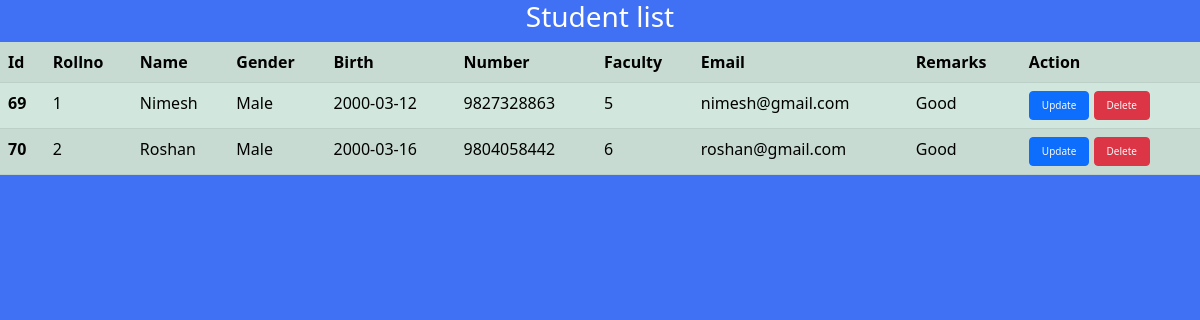
The page /faculty.php on the database its author committed.
### tables this page shows
CREATE TABLE `students` (
  `id` int(20) NOT NULL,
  `rollno` int(20) NOT NULL,
  `name` varchar(25) NOT NULL,
  `gname` varchar(20) NOT NULL,
  `gender` varchar(20) NOT NULL,
  `birth` date NOT NULL,
  `number` varchar(15) NOT NULL,
  `faculty` int(11) NOT NULL,
  `assignment` varchar(20) NOT NULL,
  `attendance` varchar(20) NOT NULL,
  `email` varchar(25) NOT NULL,
  `password` varchar(25) NOT NULL,
  `remark` varchar(255) NOT NULL,
  `pdf1` varchar(255) NOT NULL,
  `pdf` varchar(255) NOT NULL
);

### faculty.php (the view, shortened to what this page needs)
<?php
include 'connect.php';
?>
<!doctype html>
<html lang="en">
  <head>
    <link href="https://cdn.jsdelivr.net/npm/bootstrap@5.1.3/dist/css/bootstrap.min.css" rel="stylesheet">
  </head>
  <body style="background:#4070f4;">
  <h3 style="text-align:center;align-items:center;color:white;">Student list</h3>
  <table class="table table-success table-striped">
  <tr >
      <th>Id</th>
      <th>Rollno</th>
      <th>Name</th>
      <th>Gender</th>
      <th>Birth</th>
      <th>Number</th>
      <th>Faculty</th>
      <th>Email</th>
      <th>Remarks</th>
      <th>Action</th>
    </tr>
    <?php
      if(isset($_GET['facultyid'])){
          $faculty = $_GET['facultyid'];
          $sql = "select * from students where faculty = '{$faculty}'";
      }else{
        $sql = "select * from students";}
        $run = mysqli_query($con,$sql);
        $count = mysqli_num_rows($run);
        if($count>0){
            while($row = mysqli_fetch_assoc($run)){
        ?>
<?php
        $id=$row['id'];
        $rollno=$row['rollno'];
        $name=$row['name'];
        $gender=$row['gender'];
        $birth=$row['birth'];
        $number=$row['number'];
        $faculty=$row['faculty'];
        $email=$row['email'];
       $remark=$row['remark'];
        echo '<tr>
        <th scope="row">' .$id.'</th>
        <td>' .$rollno.'</td>
        <td>' .$name.'</td>
        <td>' .$gender.'</td>
        <td>' .$birth.'</td>
        <td>' .$number.'</td>
        <td>' .$faculty.'</td>
        <td>' .$email.'</td>
        <td>' .$remark.'</td>
         <td>
         <button type="button" class="btn btn-primary btn-large" style="font-size:10px;"  > <a href="update.php?updateid='.$id.'" class="text-light" style="text-decoration:none;">Update</a></button>
         <button type="button" class="btn btn-danger btn-large" style="font-size:10px;"  > <a href="delete.php?deleteid='.$id.'" class="text-light" style="text-decoration:none; onclick="return confirm("delete this record?");" >Delete</a></button>
         </td>
         </tr>';
      }
    }
    ?>
</table>
</body>
</html>

### rows shown on the page
students: id "69", rollno "1", name "Nimesh", gender "Male", birth "2000-03-12", number "9827328863", faculty "5", email "nimesh@gmail.com", remark "Good"
students: id "70", rollno "2", name "Roshan", gender "Male", birth "2000-03-16", number "9804058442", faculty "6", email "roshan@gmail.com", remark "Good"
